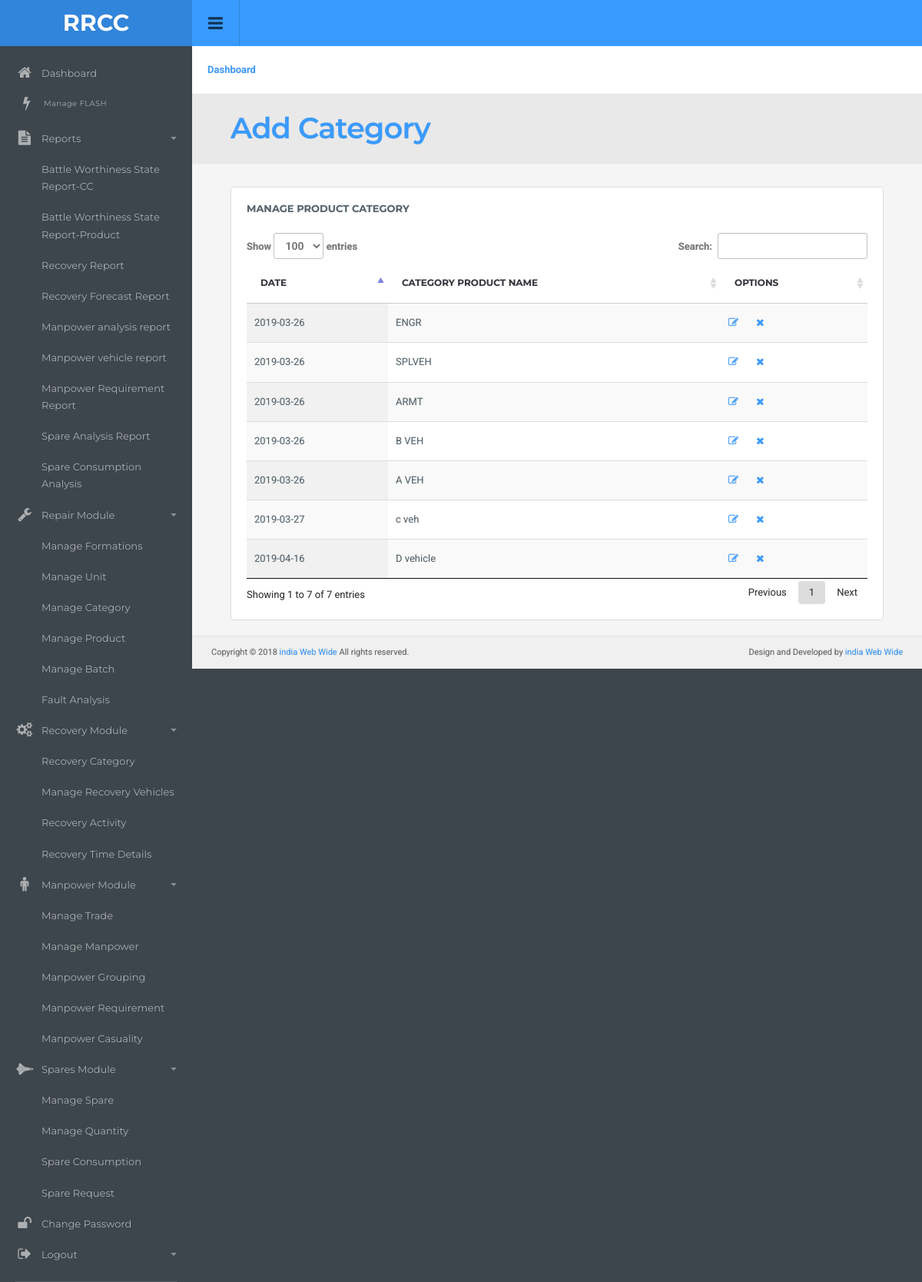
Screenshot of /master/manage_category_product.php (signed in) with the database file from the repository.
### tables this page shows
CREATE TABLE IF NOT EXISTS `category_product` (
  `id` int(11) NOT NULL,
  `cat_prod` varchar(200) NOT NULL,
  `Date` date NOT NULL,
  `isactive` int(1) NOT NULL
);

### master/manage_category_product.php (the view, shortened to what this page needs)
<?php
require_once ('topbar.php');
require_once ('sidebar.php');
?>
<div class="content">
  <div class="page-header">
      <ol class="breadcrumb">
        <li><a href="dashboard.php">Dashboard</a></li>
      </ol>
  </div>
  <div class="row presentation">
    <div class="col-lg-8 col-md-6 titles">
      <h1><a href="add_product_category.php">Add Category</a>  </h1>
    </div>
  </div>
<div class="container-padding">
  <div class="row">
    <div class="col-md-12">
      <div class="panel panel-default">
        <div class="panel-title">
          Manage Product Category
        </div>
        <div class="panel-body table-responsive">
            <table id="example0" class="table display">
                <thead>
                    <tr>
                        <th>Date</th>
                        <th>Category Product Name</th>
                        <th>Options</th>
                    </tr>
                </thead>
                <tbody>
                  <?php
                    $query=mysqli_query($con,"select * from category_product") ;
                    if(mysqli_num_rows($query)>0)
                   {
                    while($res=mysqli_fetch_assoc($query)){
                      $Id = $res['id'];
                      $date=$res['Date'];
                    ?>
                      <tr>
                          <td><?php echo $date; ?></td>
                          <td><?php echo $res['cat_prod']?></td>
                          <td><a href="edit_product_category.php?Id=<?php echo $Id ?>"><i class="fa fa-edit"></i></a>
                           <a style="margin-left: 20px;" href="manage_category_product.php?status=delete&Id=<?php echo $Id ?>"><i class="fa fa-close"></i></a></td>
                      </tr>
                   <?php }
                 }
                    else
                    {
                       echo 'No Record Found.';
                    }
                ?>
                </tbody>
            </table>
        </div>
      </div>
    </div>
  </div>
</div>
 <?php
require_once ('footer.php');
?>

### master/css/style.css (style rules this page uses)
body { background: #3d464d; color: #58666e; margin: 0; line-height: 1.7em; font-size: 13px; font-family: 'Roboto',sans-serif; outline: 0; text-Shadow: 0 0 1px rgba(0,0,0,0.2) }
.col-xs-1,.col-sm-1,.col-md-1,.col-lg-1,.col-xs-2,.col-sm-2,.col-md-2,.col-lg-2,.col-xs-3,.col-sm-3,.col-md-3,.col-lg-3,.col-xs-4,.col-sm-4,.col-md-4,.col-lg-4,.col-xs-5,.col-sm-5,.col-md-5,.col-lg-5,.col-xs-6,.col-sm-6,.col-md-6,.col-lg-6,.col-xs-7,.col-sm-7,.col-md-7,.col-lg-7,.col-xs-8,.col-sm-8,.col-md-8,.col-lg-8,.col-xs-9,.col-sm-9,.col-md-9,.col-lg-9,.col-xs-10,.col-sm-10,.col-md-10,.col-lg-10,.col-xs-11,.col-sm-11,.col-md-11,.col-lg-11,.col-xs-12,.col-sm-12,.col-md-12,.col-lg-12 { padding-right: 15px; padding-left: 15px }
.row { margin-right: -15px; margin-left: -15px }
.container-padding { padding-left: 20px; padding-right: 20px }
.content { padding-left: 30px; padding-right: 30px; padding-top: 80px; margin-left: 250px; background: #f5f5f5 }
.page-header { background: #fff; margin: -20px -30px 20px -30px; padding: 20px; border-bottom: none; position: relative }
.presentation { background: rgba(0,0,0,0.05); margin: -50px -30px 30px -30px; padding: 15px 35px }
.presentation .titles h1 { font-size: 38px; font-weight: 600; font-family: 'Montserrat',sans-serif; margin: 30px 0 0px 0; color: #37363e }
h1,h2,h3,h4,h5,h6,.h1,.h2,.h3,.h4,.h5,.h6 { font-family: inherit; font-weight: 400; line-height: 1.6; color: #37363e }
h1,.h1,h2,.h2,h3,.h3 { margin-top: 20px; margin-bottom: 10px; letter-spacing: -0.02em }
h1,.h1 { font-size: 2.25em }
.breadcrumb { background: none; padding: 0; margin: 0; font-weight: 600 }
.panel { box-shadow: none; border: 1px solid #e5e5e5; background: #fff; padding: 20px; margin-bottom: 20px; position: relative }
.panel-title { font-family: 'Montserrat',sans-serif; color: #58666e; font-size: 13px; font-weight: bold; text-transform: uppercase; padding: 16px 20px; margin: -20px; background: #fff; margin-bottom: 5px; border-bottom: none; border-top-left-radius: 3px; border-top-right-radius: 3px }
.panel-body,.panel-heading { padding: 0; color: inherit; background-color: transparent; border-color: none }
.panel-default { border-color: #ddd }
.table { margin: 0 }
thead { font-weight: 600; font-family: 'Montserrat',sans-serif; text-transform: uppercase; font-size: 12px; color: #37363e }
table td { display: table-cell; vertical-align: middle }
.table>thead>tr>th,.table>tbody>tr>th,.table>tfoot>tr>th,.table>thead>tr>td,.table>tbody>tr>td,.table>tfoot>tr>td { padding: 15px; line-height: 1.7 }

### rows the page displays
category_product: Date "2019-03-27", cat_prod "c veh"
category_product: Date "2019-03-26", cat_prod "ENGR"
category_product: Date "2019-03-26", cat_prod "SPLVEH"
category_product: Date "2019-03-26", cat_prod "ARMT"
category_product: Date "2019-03-26", cat_prod "B VEH"
category_product: Date "2019-03-26", cat_prod "A VEH"
category_product: Date "2019-04-16", cat_prod "D vehicle"
